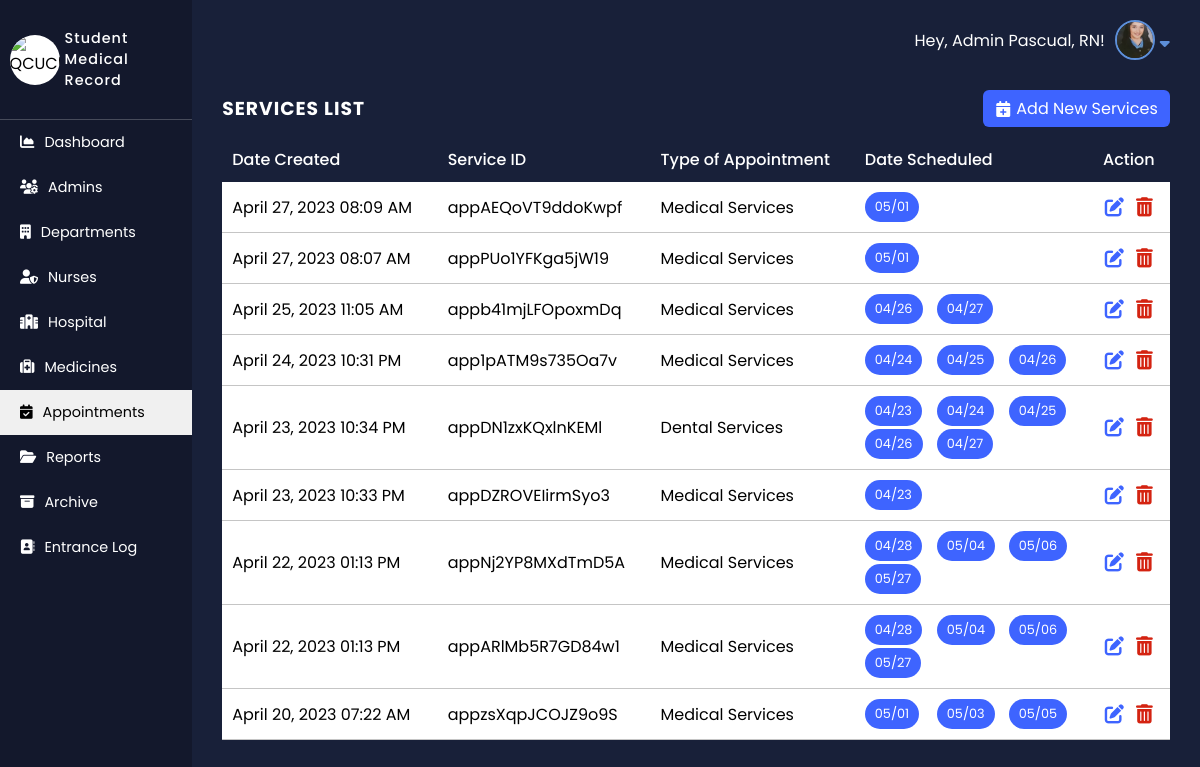
/Admin-Side/pages/appointment.php (signed in), run on the app's committed database.
### tables this page shows
CREATE TABLE `appointment` (
  `id` int(11) NOT NULL,
  `app_id` varchar(55) NOT NULL,
  `app_type` varchar(55) NOT NULL,
  `date_filed` datetime NOT NULL
);

CREATE TABLE `appointment_dates` (
  `id` int(11) NOT NULL,
  `app_id` varchar(255) NOT NULL,
  `app_dates` date NOT NULL,
  `app_slot` int(11) NOT NULL,
  `app_status` varchar(20) NOT NULL
);

### Admin-Side/functions/admin.php (called while the page is built, shortened)
<?php
function fetchAdmin($conn, $id){
   if($id == null) {
      $sel = "SELECT * FROM `admins`
      WHERE `isArchive` = 0 ORDER BY `user_id` DESC";
   } else {
      $sel = "SELECT * FROM `admins` WHERE `user_id` = $id AND `isArchive` = 0";
   }
   $qry = mysqli_query($conn, $sel);
   return $qry;
}
?>

### Admin-Side/includes/function-header.php (called while the page is built, shortened)
<?php
   include "../includes/db_conn.php";
   include "../functions/admin.php";
   include "../functions/archive.php";
   include "../functions/appointment.php";
   include "../functions/report.php";
   $id = $_SESSION['user_id'];
   $admin_logged_res = fetchAdmin($conn, $id);
   $admin_logged = mysqli_fetch_assoc($admin_logged_res);
   $app_res = selAllApp($conn);
?>

### Admin-Side/functions/appointment.php (called while the page is built, shortened)
<?php
function selAllApp($conn){
    $sel = "SELECT * FROM `appointment` ORDER BY `id` DESC";
    $res = mysqli_query($conn, $sel);
    return $res;
}
function selAppSched($conn, $appID){
    $sel = "SELECT * FROM `appointment_dates`
    WHERE `app_id` = '$appID'
    ORDER BY `app_dates` ASC";
    $res = mysqli_query($conn, $sel);
    return $res;
}
?>

### Admin-Side/pages/appointment.php (the view, shortened to what this page needs)
<?php
   include "../includes/function-header.php";
?>
<!DOCTYPE html>
<html lang="en">
<head>
   <?php include "../includes/head.php"; ?>
   <link rel="stylesheet" href="../css/appointment.css">
   <link rel="stylesheet" href="https://cdn.jsdelivr.net/npm/flatpickr/dist/flatpickr.min.css">
</head>
<body>
   <nav class="side-panel">
      <div class="nav-header">
         <div class="img-logo">
            <div class="img-handler">
               <img src="../assets/QCUClinicLogo.png" alt="QCUClinicLogo.png">
            </div>
         </div>
         <div class="title-logo">
            <p> Student Medical Record </p>
         </div>
      </div>
      <div class="primary-nav">
         <ul>
            <li>
               <a href="./dashboard.php" >
                  <i class="fas fa-chart-area fas-line"></i> Dashboard
               </a>
            </li>
            <li>
               <a href="./admin.php" >
                  <i class="fas fa-users-cog"></i> Admins
               </a>
            </li>
            <li>
               <a href="./department.php" >
                  <i class="fas fa-building    "></i> Departments
               </a>
            </li>
            <li>
               <a href="./nurses.php">
                  <i class="fas fa-user-shield    "></i> Nurses
               </a>
            </li>
            <li>
               <a href="./hospital.php">
                  <i class="fas fa-hospital    "></i> Hospital
               </a>
            </li>
            <li>
               <a href="./medicine.php" >
                  <i class="fas fa-medkit    "></i> Medicines
               </a>
            </li>
            <li>
               <a href="./appointment.php" class="isSelected">
                  <i class="fas fa-calendar-check    "></i> Appointments
               </a>
            </li>
            <li>
               <a href="./reports.php">
                  <i class="fas fa-folder-open    "></i> Reports
               </a>
            </li>
            <li>
               <a href="./archive.php">
                  <i class="fas fa-archive    "></i> Archive
               </a>
            </li>
            <li>
               <a href="./entrance-log.php">
                  <i class="fas fa-address-book    "></i> Entrance Log
               </a>
            </li>
         </ul>
      </div>
   </nav>
   <main>
      <?php include "../includes/main-header.php" ?>
      <div class="main-content">
         <div class="appointment-container">
            <div class="content-header">
                  <h3> SERVICES LIST </h3>
               <div class="form-button">
                  <button class="add-appointment">
                     <i class="fas fa-calendar-plus"></i>
                     <p> Add New Services </p>
                  </button>
               </div>
            </div>
            <div class="appointment-list-container">
               <table border="0">
                  <thead>
                     <tr>
                        <th> Date Created	</th>
                        <th> Service ID </th>
                        <th> Type of Appointment </th>
                        <th> Date Scheduled </th>
                        <th style="text-align:center"> Action </th>
                     </tr>
                  </thead>
                  <tbody>
                     <?php
                        if(mysqli_num_rows($app_res) > 0) {
                           while($row = mysqli_fetch_assoc($app_res)){
                              $date = $row['date_filed'];
                              $date = new DateTime($date);
                              $date = $date->format("F d, Y h:i A");
                           ?>
<tr>
                              <td> <?=$date?> </td>
                              <td> <?=$row['app_id']?> </td>
                              <td> <?=$row['app_type']?> Services	 </td>
                              <td class="sched">
                                 <?php
                                    $sel = selAppSched($conn, $row['app_id']);
                                    if(mysqli_num_rows($sel) > 0) {
                                       while($rowSched = mysqli_fetch_assoc($sel)){
                                          $dateSched = $rowSched['app_dates'];
                                          $dateSched = new DateTime($dateSched);
                                          $dateSched = $dateSched->format("m/d");
                                          ?>
                                             <div class="sched-date">
                                                <?=$dateSched?>
                                             </div>
                                          <?php
                                       }
                                    }
                                 ?>
                              </td>
                              <td>
                                 <div class="action-button">
                                    <button id="app-edit" data-role="app-edit" data-id="<?=$row['app_id']?>">
                                       <i class="fas fa-edit    "></i>
                                    </button>
                                    <button id="app-del" data-role="app-del" data-id="<?=$row['app_id']?>">
                                    <i class="fas fa-trash-alt    "></i>
                                    </button>
                                 </div>
                              </td>
                           </tr>
                           <?php }
                        } else {
                           echo "<tr> <td colspan='5' style='text-align:center;'> No appointment </td> </tr>";
                        }
                     ?>
                  </tbody>
               </table>
            </div>
      </div>
   </main>
</body>
</html>

### Admin-Side/includes/main-header.php (shortened to what this page needs)
<header>
<div class="admin-profile">
   <div class="admin-text">
      <p> Hey, Admin <span style=""> <?=$admin_logged['lname']?></span>! </p>
   </div>
   <div class="profile" id="profile">
      <div class="img-handler">
         <img src="../assets/<?=$admin_logged['img']?>" alt="">
      </div>
      <div class="icon">
         <i class="fas fa-sort-down" aria-hidden="true"></i>
      </div>
   </div>
</div>
</header>

### Admin-Side/css/main.css (style rules this page uses)
:root { --primaryColor: #182039; --secondaryColor: #13182C; --primaryBgButton: #3E64FF; --hoverButton: #375ae3; --successBgButton: #5cd46e; --hoverSuccessButton: #4cb05b; --alertBgButton: #D42311; --hoverAlertButton: #b4200f; }
* { margin: 0; padding: 0; box-sizing: border-box; font-family: 'Poppins', 'Segoe UI', Tahoma, Geneva, Verdana, sans-serif; }
body { display: flex; align-items: center; }
.side-panel { width: 16%; height: 100vh; overflow: hidden; background-color: var(--secondaryColor); display: flex; flex-direction: column; justify-content: flex-start; }
.side-panel .nav-header { width: 100%; height: 15%; display: flex; align-items: center; justify-content: center; padding: 0 5%; border-bottom: 1px solid rgba(255, 255, 255, 0.22); }
.side-panel .nav-header .img-logo { margin-right: 5px; }
.side-panel .nav-header .img-logo .img-handler { width: 50px; height: 50px; border-radius: 50%; overflow: hidden; background-color: rgb(255, 255, 255); }
.side-panel .nav-header .img-logo .img-handler img { width: 100%; height: 100%; object-fit: cover; }
.side-panel .nav-header .title-logo { font-size: .9em; color: #fff; font-weight: 500; letter-spacing: 1px; }
.side-panel .primary-nav { width: 100%; height: 85%; }
.side-panel .primary-nav ul { width: 100%; height: 100%; }
.side-panel .primary-nav ul li { list-style: none; }
.side-panel .primary-nav ul li a { display: flex; align-items: center; justify-content: flex-start; padding: 12px 0; padding-left: 20px; color: #fff; text-decoration: none; font-size: .9em; transition: all ease-in-out .2s; }
.side-panel .primary-nav ul li a .fas { margin-right: 10px; }
.side-panel .primary-nav ul li a.isSelected { background-color: #f0f0f0; color: #000000; }
main { width: calc(100% - 16%); height: 100vh; background-color: var(--primaryColor); overflow: hidden; }
main header { width: 100%; height: 10%; display: flex; align-items: center; justify-content: flex-end; padding: 0 3%; }
main header .admin-profile { height: max-content; display: flex; align-items: center; justify-content: space-evenly; }
main header .admin-profile .admin-text { color: #fff; font-size: 1em; }
main header .admin-profile .profile { display: flex; align-items: center; margin-left: 10px; cursor: pointer; position: relative; }
main header .admin-profile .profile .img-handler { width: 40px; height: 40px; overflow: hidden; border-radius: 50%; border: 2px solid #5D8FD9 }
main header .admin-profile .profile .img-handler img { width: 100%; height: 100%; object-fit: cover; }
main header .admin-profile .profile .icon { margin-left: 5px; }
main header .admin-profile .profile .icon .fas { color: #5D8FD9; }
main .main-content { width: 100%; height: 90%; overflow-y: scroll; }
main .main-content > div { padding: 1% 3%; width: 100%; }
main .main-content > div .content-header { display: flex; align-items: center; justify-content: space-between; margin-bottom: 10px; }
main .main-content > div .content-header h3 { color: #fff; letter-spacing: 1px; text-transform: uppercase; }
main .main-content > div .content-header button { color: #fff; background-color: var(--primaryBgButton); display: flex; align-items: center; justify-content: center; padding: 6px 12px; font-size: 1em; border-radius: 6px; border: none; text-transform: capitalize; cursor: pointer; transition: all ease-in-out; }
main .main-content > div .content-header button .fas { margin-right: 5px; }

### data on the page
appointment: date_filed "April 27, 2023 08:09 AM", app "appAEQoVT9ddoKwpf", app_type "Medical"
appointment_dates: app_dates "05/01"
appointment: date_filed "April 27, 2023 08:07 AM", app "appPUo1YFKga5jW19", app_type "Medical"
appointment_dates: app_dates "05/01"
appointment: date_filed "April 25, 2023 11:05 AM", app "appb41mjLFOpoxmDq", app_type "Medical"
appointment_dates: app_dates "04/26"
appointment_dates: app_dates "04/27"
appointment: date_filed "April 24, 2023 10:31 PM", app "app1pATM9s735Oa7v", app_type "Medical"
appointment_dates: app_dates "04/24"
appointment_dates: app_dates "04/25"
appointment_dates: app_dates "04/26"
appointment: date_filed "April 23, 2023 10:34 PM", app "appDN1zxKQxlnKEMl", app_type "Dental"
appointment_dates: app_dates "04/23"
appointment_dates: app_dates "04/24"
appointment_dates: app_dates "04/25"
appointment_dates: app_dates "04/26"
appointment_dates: app_dates "04/27"
appointment: date_filed "April 23, 2023 10:33 PM", app "appDZROVEIirmSyo3", app_type "Medical"
appointment_dates: app_dates "04/23"
appointment: date_filed "April 22, 2023 01:13 PM", app "appNj2YP8MXdTmD5A", app_type "Medical"
appointment_dates: app_dates "04/28"
appointment_dates: app_dates "05/04"
appointment_dates: app_dates "05/06"
appointment_dates: app_dates "05/27"
appointment: date_filed "April 22, 2023 01:13 PM", app "appARlMb5R7GD84w1", app_type "Medical"
appointment_dates: app_dates "04/28"
appointment_dates: app_dates "05/04"
appointment_dates: app_dates "05/06"
appointment_dates: app_dates "05/27"
appointment: date_filed "April 20, 2023 07:22 AM", app "appzsXqpJCOJZ9o9S", app_type "Medical"
appointment_dates: app_dates "05/01"
appointment_dates: app_dates "05/03"
appointment_dates: app_dates "05/05"

### other printed values
$admin_logged['lname'] "Pascual, RN"
